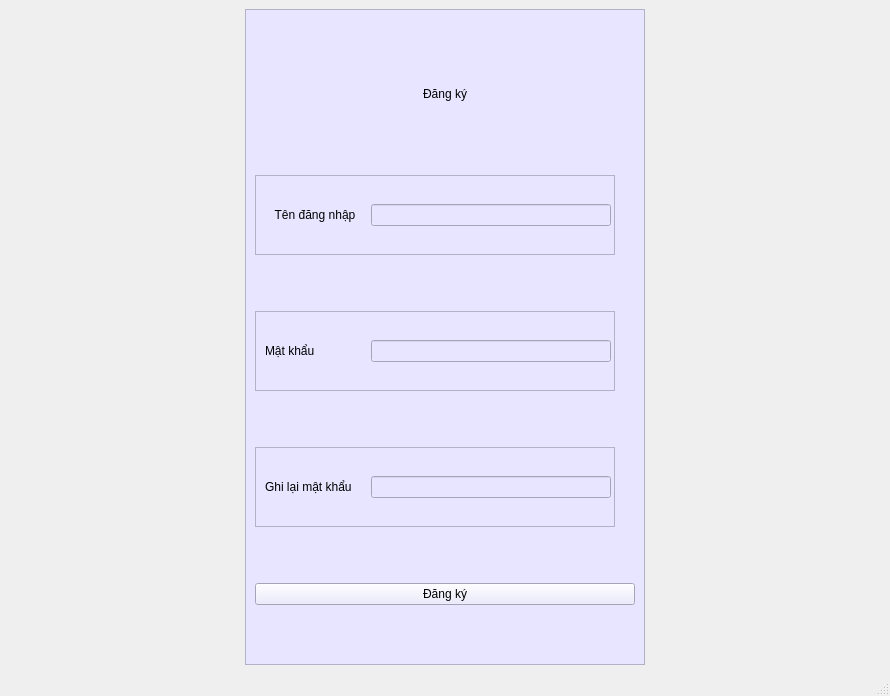
<?xml version="1.0" encoding="UTF-8"?>
<ui version="4.0">
 <class>MainWindow</class>
 <widget class="QMainWindow" name="MainWindow">
  <property name="geometry">
   <rect>
    <x>0</x>
    <y>0</y>
    <width>890</width>
    <height>696</height>
   </rect>
  </property>
  <property name="windowTitle">
   <string>MainWindow</string>
  </property>
  <widget class="QWidget" name="centralwidget">
   <layout class="QHBoxLayout" name="horizontalLayout_3">
    <item>
     <widget class="QFrame" name="frDangnhap">
      <property name="minimumSize">
       <size>
        <width>400</width>
        <height>500</height>
       </size>
      </property>
      <property name="maximumSize">
       <size>
        <width>400</width>
        <height>750</height>
       </size>
      </property>
      <property name="styleSheet">
       <string notr="true">background-color:rgb(231, 229, 255);</string>
      </property>
      <property name="frameShape">
       <enum>QFrame::StyledPanel</enum>
      </property>
      <property name="frameShadow">
       <enum>QFrame::Raised</enum>
      </property>
      <layout class="QVBoxLayout" name="verticalLayout">
       <item>
        <widget class="QLabel" name="label_2">
         <property name="maximumSize">
          <size>
           <width>500</width>
           <height>50</height>
          </size>
         </property>
         <property name="layoutDirection">
          <enum>Qt::LeftToRight</enum>
         </property>
         <property name="styleSheet">
          <string notr="true">text-align: center;
margin: 0px auto;
color: black;</string>
         </property>
         <property name="text">
          <string>Đăng ký</string>
         </property>
         <property name="alignment">
          <set>Qt::AlignCenter</set>
         </property>
         <property name="margin">
          <number>0</number>
         </property>
        </widget>
       </item>
       <item>
        <widget class="QFrame" name="frame">
         <property name="minimumSize">
          <size>
           <width>360</width>
           <height>80</height>
          </size>
         </property>
         <property name="maximumSize">
          <size>
           <width>360</width>
           <height>80</height>
          </size>
         </property>
         <property name="frameShape">
          <enum>QFrame::StyledPanel</enum>
         </property>
         <property name="frameShadow">
          <enum>QFrame::Raised</enum>
         </property>
         <layout class="QHBoxLayout" name="horizontalLayout">
          <item>
           <widget class="QLabel" name="lb_tendangnhap">
            <property name="minimumSize">
             <size>
              <width>100</width>
              <height>0</height>
             </size>
            </property>
            <property name="maximumSize">
             <size>
              <width>200</width>
              <height>50</height>
             </size>
            </property>
            <property name="layoutDirection">
             <enum>Qt::LeftToRight</enum>
            </property>
            <property name="styleSheet">
             <string notr="true">color: black;</string>
            </property>
            <property name="text">
             <string>Tên đăng nhập</string>
            </property>
            <property name="alignment">
             <set>Qt::AlignCenter</set>
            </property>
            <property name="indent">
             <number>5</number>
            </property>
           </widget>
          </item>
          <item>
           <widget class="QLineEdit" name="register_ip_username">
            <property name="minimumSize">
             <size>
              <width>240</width>
              <height>0</height>
             </size>
            </property>
            <property name="maximumSize">
             <size>
              <width>240</width>
              <height>16777215</height>
             </size>
            </property>
           </widget>
          </item>
         </layout>
        </widget>
       </item>
       <item>
        <widget class="QFrame" name="frame_3">
         <property name="minimumSize">
          <size>
           <width>360</width>
           <height>80</height>
          </size>
         </property>
         <property name="maximumSize">
          <size>
           <width>360</width>
           <height>80</height>
          </size>
         </property>
         <property name="frameShape">
          <enum>QFrame::StyledPanel</enum>
         </property>
         <property name="frameShadow">
          <enum>QFrame::Raised</enum>
         </property>
         <layout class="QHBoxLayout" name="horizontalLayout_2">
          <item>
           <widget class="QLabel" name="lb_tendangnhap_3">
            <property name="minimumSize">
             <size>
              <width>100</width>
              <height>0</height>
             </size>
            </property>
            <property name="maximumSize">
             <size>
              <width>200</width>
              <height>50</height>
             </size>
            </property>
            <property name="styleSheet">
             <string notr="true">color: black;</string>
            </property>
            <property name="text">
             <string>Mật khẩu</string>
            </property>
           </widget>
          </item>
          <item>
           <widget class="QLineEdit" name="register_ip_pass">
            <property name="minimumSize">
             <size>
              <width>240</width>
              <height>0</height>
             </size>
            </property>
            <property name="maximumSize">
             <size>
              <width>240</width>
              <height>16777215</height>
             </size>
            </property>
           </widget>
          </item>
         </layout>
        </widget>
       </item>
       <item>
        <widget class="QFrame" name="frame_2">
         <property name="minimumSize">
          <size>
           <width>360</width>
           <height>80</height>
          </size>
         </property>
         <property name="maximumSize">
          <size>
           <width>360</width>
           <height>80</height>
          </size>
         </property>
         <property name="frameShape">
          <enum>QFrame::StyledPanel</enum>
         </property>
         <property name="frameShadow">
          <enum>QFrame::Raised</enum>
         </property>
         <layout class="QHBoxLayout" name="horizontalLayout_4">
          <item>
           <widget class="QLabel" name="lb_tendangnhap_2">
            <property name="minimumSize">
             <size>
              <width>100</width>
              <height>0</height>
             </size>
            </property>
            <property name="maximumSize">
             <size>
              <width>200</width>
              <height>50</height>
             </size>
            </property>
            <property name="styleSheet">
             <string notr="true">color: black;</string>
            </property>
            <property name="text">
             <string>Ghi lại mật khẩu</string>
            </property>
           </widget>
          </item>
          <item>
           <widget class="QLineEdit" name="register_ip_repass">
            <property name="minimumSize">
             <size>
              <width>240</width>
              <height>0</height>
             </size>
            </property>
            <property name="maximumSize">
             <size>
              <width>240</width>
              <height>16777215</height>
             </size>
            </property>
           </widget>
          </item>
         </layout>
        </widget>
       </item>
       <item>
        <widget class="QPushButton" name="btnRegister">
         <property name="styleSheet">
          <string notr="true">color: black;</string>
         </property>
         <property name="text">
          <string>Đăng ký</string>
         </property>
        </widget>
       </item>
      </layout>
     </widget>
    </item>
   </layout>
  </widget>
  <widget class="QMenuBar" name="menubar">
   <property name="geometry">
    <rect>
     <x>0</x>
     <y>0</y>
     <width>890</width>
     <height>26</height>
    </rect>
   </property>
  </widget>
  <widget class="QStatusBar" name="statusbar"/>
 </widget>
 <resources/>
 <connections/>
</ui>
